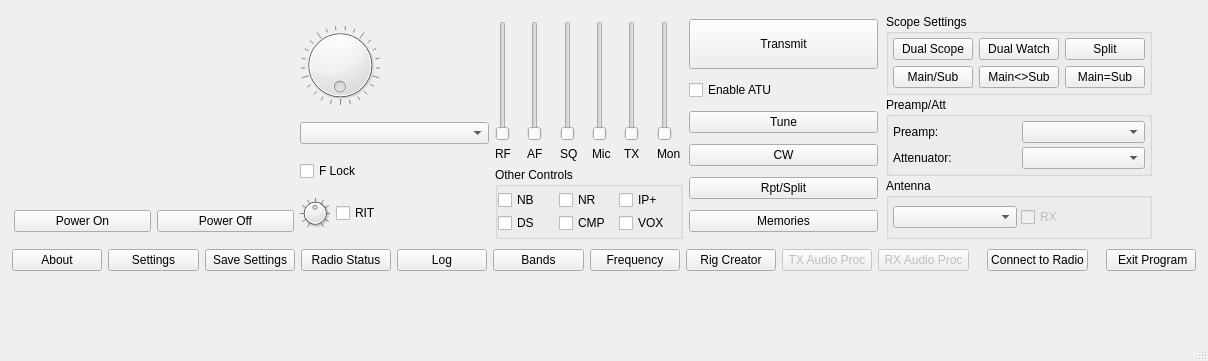
<?xml version="1.0" encoding="UTF-8"?>
<ui version="4.0">
 <class>wfmain</class>
 <widget class="QMainWindow" name="wfmain">
  <property name="geometry">
   <rect>
    <x>0</x>
    <y>0</y>
    <width>1208</width>
    <height>361</height>
   </rect>
  </property>
  <property name="acceptDrops">
   <bool>true</bool>
  </property>
  <property name="windowTitle">
   <string>wfmain</string>
  </property>
  <widget class="QWidget" name="centralWidget">
   <layout class="QVBoxLayout" name="verticalLayout">
    <item>
     <widget class="QFrame" name="mainGroup">
      <property name="sizePolicy">
       <sizepolicy hsizetype="Preferred" vsizetype="Fixed">
        <horstretch>0</horstretch>
        <verstretch>0</verstretch>
       </sizepolicy>
      </property>
      <property name="frameShape">
       <enum>QFrame::NoFrame</enum>
      </property>
      <property name="lineWidth">
       <number>1</number>
      </property>
      <property name="midLineWidth">
       <number>0</number>
      </property>
      <layout class="QVBoxLayout" name="verticalLayout_2">
       <property name="spacing">
        <number>2</number>
       </property>
       <property name="leftMargin">
        <number>3</number>
       </property>
       <property name="topMargin">
        <number>3</number>
       </property>
       <property name="rightMargin">
        <number>3</number>
       </property>
       <property name="bottomMargin">
        <number>3</number>
       </property>
       <item>
        <layout class="QHBoxLayout" name="horizontalLayout_2">
         <item>
          <layout class="QVBoxLayout" name="metersVerticalLayout">
           <property name="leftMargin">
            <number>0</number>
           </property>
           <item>
            <layout class="QVBoxLayout" name="meterLayout">
             <property name="spacing">
              <number>0</number>
             </property>
             <property name="topMargin">
              <number>0</number>
             </property>
             <property name="bottomMargin">
              <number>0</number>
             </property>
             <item>
              <widget class="meter" name="meterSPoWidget" native="true">
               <property name="sizePolicy">
                <sizepolicy hsizetype="Preferred" vsizetype="Fixed">
                 <horstretch>0</horstretch>
                 <verstretch>0</verstretch>
                </sizepolicy>
               </property>
               <property name="minimumSize">
                <size>
                 <width>280</width>
                 <height>30</height>
                </size>
               </property>
               <property name="maximumSize">
                <size>
                 <width>16777215</width>
                 <height>60</height>
                </size>
               </property>
              </widget>
             </item>
             <item>
              <widget class="meter" name="meter2Widget" native="true">
               <property name="sizePolicy">
                <sizepolicy hsizetype="Preferred" vsizetype="Fixed">
                 <horstretch>0</horstretch>
                 <verstretch>0</verstretch>
                </sizepolicy>
               </property>
               <property name="minimumSize">
                <size>
                 <width>280</width>
                 <height>30</height>
                </size>
               </property>
               <property name="maximumSize">
                <size>
                 <width>16777215</width>
                 <height>60</height>
                </size>
               </property>
              </widget>
             </item>
             <item>
              <widget class="meter" name="meter3Widget" native="true">
               <property name="minimumSize">
                <size>
                 <width>0</width>
                 <height>30</height>
                </size>
               </property>
               <property name="maximumSize">
                <size>
                 <width>16777215</width>
                 <height>60</height>
                </size>
               </property>
              </widget>
             </item>
            </layout>
           </item>
           <item>
            <layout class="QHBoxLayout" name="horizontalLayout_27">
             <item>
              <widget class="QPushButton" name="rigPowerOnBtn">
               <property name="focusPolicy">
                <enum>Qt::NoFocus</enum>
               </property>
               <property name="toolTip">
                <string>&lt;html&gt;&lt;head/&gt;&lt;body&gt;&lt;p&gt;Turns the radio on&lt;/p&gt;&lt;/body&gt;&lt;/html&gt;</string>
               </property>
               <property name="text">
                <string>Power On</string>
               </property>
              </widget>
             </item>
             <item>
              <widget class="QPushButton" name="rigPowerOffBtn">
               <property name="focusPolicy">
                <enum>Qt::NoFocus</enum>
               </property>
               <property name="toolTip">
                <string>&lt;html&gt;&lt;head/&gt;&lt;body&gt;&lt;p&gt;Turns the radio off&lt;/p&gt;&lt;/body&gt;&lt;/html&gt;</string>
               </property>
               <property name="text">
                <string>Power Off</string>
               </property>
              </widget>
             </item>
            </layout>
           </item>
          </layout>
         </item>
         <item>
          <layout class="QVBoxLayout" name="tuningLayout">
           <property name="rightMargin">
            <number>0</number>
           </property>
           <item>
            <widget class="QDial" name="freqDial">
             <property name="sizePolicy">
              <sizepolicy hsizetype="Fixed" vsizetype="Fixed">
               <horstretch>0</horstretch>
               <verstretch>0</verstretch>
              </sizepolicy>
             </property>
             <property name="minimumSize">
              <size>
               <width>60</width>
               <height>60</height>
              </size>
             </property>
             <property name="maximumSize">
              <size>
               <width>80</width>
               <height>80</height>
              </size>
             </property>
             <property name="accessibleName">
              <string>Tuning Dial</string>
             </property>
             <property name="minimum">
              <number>3000</number>
             </property>
             <property name="maximum">
              <number>4000</number>
             </property>
             <property name="singleStep">
              <number>10</number>
             </property>
             <property name="pageStep">
              <number>100</number>
             </property>
             <property name="wrapping">
              <bool>true</bool>
             </property>
             <property name="notchesVisible">
              <bool>true</bool>
             </property>
            </widget>
           </item>
           <item>
            <widget class="QComboBox" name="tuningStepCombo">
             <property name="toolTip">
              <string>Tuning Step Selection possibly. Or not...</string>
             </property>
             <property name="accessibleName">
              <string>Tuning Step Selection</string>
             </property>
             <property name="sizeAdjustPolicy">
              <enum>QComboBox::AdjustToContents</enum>
             </property>
            </widget>
           </item>
           <item>
            <widget class="QCheckBox" name="tuneLockChk">
             <property name="accessibleName">
              <string>Frequency Lock</string>
             </property>
             <property name="text">
              <string>F Lock</string>
             </property>
            </widget>
           </item>
           <item>
            <layout class="QHBoxLayout" name="horizontalLayout_25">
             <item>
              <widget class="QDial" name="ritTuneDial">
               <property name="maximumSize">
                <size>
                 <width>30</width>
                 <height>30</height>
                </size>
               </property>
               <property name="accessibleName">
                <string>R I T Dial</string>
               </property>
               <property name="minimum">
                <number>-500</number>
               </property>
               <property name="maximum">
                <number>500</number>
               </property>
               <property name="singleStep">
                <number>10</number>
               </property>
               <property name="pageStep">
                <number>50</number>
               </property>
               <property name="invertedAppearance">
                <bool>false</bool>
               </property>
               <property name="notchTarget">
                <double>10.000000000000000</double>
               </property>
               <property name="notchesVisible">
                <bool>true</bool>
               </property>
              </widget>
             </item>
             <item>
              <widget class="QCheckBox" name="ritEnableChk">
               <property name="accessibleName">
                <string>R I T Enable</string>
               </property>
               <property name="text">
                <string>RIT</string>
               </property>
              </widget>
             </item>
            </layout>
           </item>
          </layout>
         </item>
         <item>
          <layout class="QVBoxLayout" name="controlsLayout">
           <item>
            <spacer name="verticalSpacer">
             <property name="orientation">
              <enum>Qt::Vertical</enum>
             </property>
             <property name="sizeHint" stdset="0">
              <size>
               <width>20</width>
               <height>5</height>
              </size>
             </property>
            </spacer>
           </item>
           <item>
            <layout class="QHBoxLayout" name="levelsHorizontalLayout">
             <property name="spacing">
              <number>6</number>
             </property>
             <property name="sizeConstraint">
              <enum>QLayout::SetDefaultConstraint</enum>
             </property>
             <property name="topMargin">
              <number>0</number>
             </property>
             <item>
              <layout class="QVBoxLayout" name="rfVerticalLayout">
               <property name="spacing">
                <number>6</number>
               </property>
               <property name="sizeConstraint">
                <enum>QLayout::SetDefaultConstraint</enum>
               </property>
               <property name="rightMargin">
                <number>0</number>
               </property>
               <item>
                <widget class="QSlider" name="rfGainSlider">
                 <property name="sizePolicy">
                  <sizepolicy hsizetype="Fixed" vsizetype="Fixed">
                   <horstretch>0</horstretch>
                   <verstretch>0</verstretch>
                  </sizepolicy>
                 </property>
                 <property name="minimumSize">
                  <size>
                   <width>0</width>
                   <height>120</height>
                  </size>
                 </property>
                 <property name="maximumSize">
                  <size>
                   <width>16777215</width>
                   <height>16777215</height>
                  </size>
                 </property>
                 <property name="toolTip">
                  <string>RX RF Gain</string>
                 </property>
                 <property name="accessibleName">
                  <string>RF Gain</string>
                 </property>
                 <property name="accessibleDescription">
                  <string>Receiver RF Gain</string>
                 </property>
                 <property name="maximum">
                  <number>255</number>
                 </property>
                </widget>
               </item>
               <item>
                <widget class="QLabel" name="rfGainLabel">
                 <property name="minimumSize">
                  <size>
                   <width>0</width>
                   <height>0</height>
                  </size>
                 </property>
                 <property name="maximumSize">
                  <size>
                   <width>16777215</width>
                   <height>15</height>
                  </size>
                 </property>
                 <property name="text">
                  <string>RF</string>
                 </property>
                </widget>
               </item>
              </layout>
             </item>
             <item>
              <layout class="QVBoxLayout" name="afVerticalLayout">
               <property name="rightMargin">
                <number>0</number>
               </property>
               <item>
                <widget class="QSlider" name="afGainSlider">
                 <property name="sizePolicy">
                  <sizepolicy hsizetype="Fixed" vsizetype="Fixed">
                   <horstretch>0</horstretch>
                   <verstretch>0</verstretch>
                  </sizepolicy>
                 </property>
                 <property name="minimumSize">
                  <size>
                   <width>0</width>
                   <height>120</height>
                  </size>
                 </property>
                 <property name="maximumSize">
                  <size>
                   <width>16777215</width>
                   <height>16777215</height>
                  </size>
                 </property>
                 <property name="toolTip">
                  <string>RX AF Gain</string>
                 </property>
                 <property name="accessibleName">
                  <string>AF Gain</string>
                 </property>
                 <property name="accessibleDescription">
                  <string>Receive Audio Level. Sets rig volume on USB rigs, and sets PC volume on LAN rigs.</string>
                 </property>
                 <property name="maximum">
                  <number>255</number>
                 </property>
                </widget>
               </item>
               <item>
                <widget class="QLabel" name="afGainLabel">
                 <property name="maximumSize">
                  <size>
                   <width>16777215</width>
                   <height>15</height>
                  </size>
                 </property>
                 <property name="text">
                  <string>AF</string>
                 </property>
                </widget>
               </item>
              </layout>
             </item>
             <item>
              <layout class="QVBoxLayout" name="sqVerticalLayout">
               <property name="leftMargin">
                <number>0</number>
               </property>
               <item>
                <widget class="QSlider" name="sqlSlider">
                 <property name="sizePolicy">
                  <sizepolicy hsizetype="Fixed" vsizetype="Fixed">
                   <horstretch>0</horstretch>
                   <verstretch>0</verstretch>
                  </sizepolicy>
                 </property>
                 <property name="minimumSize">
                  <size>
                   <width>0</width>
                   <height>120</height>
                  </size>
                 </property>
                 <property name="maximumSize">
                  <size>
                   <width>16777215</width>
                   <height>16777215</height>
                  </size>
                 </property>
                 <property name="toolTip">
                  <string>&lt;html&gt;&lt;head/&gt;&lt;body&gt;&lt;p&gt;Squelch&lt;/p&gt;&lt;/body&gt;&lt;/html&gt;</string>
                 </property>
                 <property name="accessibleName">
                  <string>Squelch</string>
                 </property>
                 <property name="accessibleDescription">
                  <string>Squelch control. Top is fully-muted, bottom is wide open.</string>
                 </property>
                 <property name="maximum">
                  <number>255</number>
                 </property>
                </widget>
               </item>
               <item>
                <widget class="QLabel" name="squelchLabel">
                 <property name="maximumSize">
                  <size>
                   <width>16777215</width>
                   <height>15</height>
                  </size>
                 </property>
                 <property name="text">
                  <string>SQ</string>
                 </property>
                </widget>
               </item>
              </layout>
             </item>
             <item>
              <layout class="QVBoxLayout" name="micVerticalLayout">
               <property name="leftMargin">
                <number>0</number>
               </property>
               <item>
                <widget class="QSlider" name="micGainSlider">
                 <property name="sizePolicy">
                  <sizepolicy hsizetype="Fixed" vsizetype="Fixed">
                   <horstretch>0</horstretch>
                   <verstretch>0</verstretch>
                  </sizepolicy>
                 </property>
                 <property name="minimumSize">
                  <size>
                   <width>0</width>
                   <height>120</height>
                  </size>
                 </property>
                 <property name="maximumSize">
                  <size>
                   <width>16777215</width>
                   <height>16777215</height>
                  </size>
                 </property>
                 <property name="toolTip">
                  <string>Mic Gain</string>
                 </property>
                 <property name="accessibleName">
                  <string>Transmit Audio Gain</string>
                 </property>
                 <property name="accessibleDescription">
                  <string>Sets the gain for the transmit audio source, for example mic gain or accessory port gain</string>
                 </property>
                 <property name="maximum">
                  <number>255</number>
                 </property>
                </widget>
               </item>
               <item>
                <widget class="QLabel" name="modSliderLbl">
                 <property name="maximumSize">
                  <size>
                   <width>16777215</width>
                   <height>15</height>
                  </size>
                 </property>
                 <property name="text">
                  <string>Mic</string>
                 </property>
                </widget>
               </item>
              </layout>
             </item>
             <item>
              <layout class="QVBoxLayout" name="txVerticalLayout">
               <property name="rightMargin">
                <number>0</number>
               </property>
               <item>
                <widget class="QSlider" name="txPowerSlider">
                 <property name="sizePolicy">
                  <sizepolicy hsizetype="Fixed" vsizetype="Fixed">
                   <horstretch>0</horstretch>
                   <verstretch>0</verstretch>
                  </sizepolicy>
                 </property>
                 <property name="minimumSize">
                  <size>
                   <width>0</width>
                   <height>120</height>
                  </size>
                 </property>
                 <property name="maximumSize">
                  <size>
                   <width>16777215</width>
                   <height>16777215</height>
                  </size>
                 </property>
                 <property name="toolTip">
                  <string>Transmit Power</string>
                 </property>
                 <property name="accessibleName">
                  <string>Transmit Power</string>
                 </property>
                 <property name="accessibleDescription">
                  <string>Transmit power level</string>
                 </property>
                 <property name="maximum">
                  <number>255</number>
                 </property>
                </widget>
               </item>
               <item>
                <widget class="QLabel" name="txPowerLabel">
                 <property name="maximumSize">
                  <size>
                   <width>16777215</width>
                   <height>15</height>
                  </size>
                 </property>
                 <property name="text">
                  <string>TX</string>
                 </property>
                </widget>
               </item>
              </layout>
             </item>
             <item>
              <layout class="QVBoxLayout" name="monVerticalLayout">
               <item>
                <widget class="QSlider" name="monitorSlider">
                 <property name="sizePolicy">
                  <sizepolicy hsizetype="Fixed" vsizetype="Fixed">
                   <horstretch>0</horstretch>
                   <verstretch>0</verstretch>
                  </sizepolicy>
                 </property>
                 <property name="minimumSize">
                  <size>
                   <width>0</width>
                   <height>120</height>
                  </size>
                 </property>
                 <property name="maximumSize">
                  <size>
                   <width>16777215</width>
                   <height>16777215</height>
                  </size>
                 </property>
                 <property name="toolTip">
                  <string>Set the rado monitor level</string>
                 </property>
                 <property name="accessibleName">
                  <string>Monitor Level</string>
                 </property>
                 <property name="accessibleDescription">
                  <string>Transmit monitor audio level</string>
                 </property>
                 <property name="maximum">
                  <number>255</number>
                 </property>
                </widget>
               </item>
               <item>
                <widget class="ClickableLabel" name="monitorLabel">
                 <property name="maximumSize">
                  <size>
                   <width>16777215</width>
                   <height>15</height>
                  </size>
                 </property>
                 <property name="text">
                  <string>Mon</string>
                 </property>
                </widget>
               </item>
              </layout>
             </item>
            </layout>
           </item>
           <item>
            <widget class="QGroupBox" name="OtherControlsGrp">
             <property name="title">
              <string>Other Controls</string>
             </property>
             <layout class="QVBoxLayout" name="verticalLayout_3">
              <property name="spacing">
               <number>3</number>
              </property>
              <property name="leftMargin">
               <number>0</number>
              </property>
              <property name="topMargin">
               <number>3</number>
              </property>
              <property name="rightMargin">
               <number>0</number>
              </property>
              <property name="bottomMargin">
               <number>3</number>
              </property>
              <item>
               <layout class="QHBoxLayout" name="horizontalLayout_6">
                <property name="spacing">
                 <number>0</number>
                </property>
                <item>
                 <widget class="QCheckBox" name="nbEnableChk">
                  <property name="toolTip">
                   <string>Noise Blanker</string>
                  </property>
                  <property name="accessibleName">
                   <string>Noise Blanker</string>
                  </property>
                  <property name="text">
                   <string>NB</string>
                  </property>
                 </widget>
                </item>
                <item>
                 <widget class="QCheckBox" name="nrEnableChk">
                  <property name="toolTip">
                   <string>Noise Reduction</string>
                  </property>
                  <property name="accessibleName">
                   <string>Noise Reduction</string>
                  </property>
                  <property name="text">
                   <string>NR</string>
                  </property>
                 </widget>
                </item>
                <item>
                 <widget class="QCheckBox" name="ipPlusEnableChk">
                  <property name="toolTip">
                   <string>IP+ Funcion</string>
                  </property>
                  <property name="accessibleName">
                   <string>IP Plus</string>
                  </property>
                  <property name="text">
                   <string>IP+</string>
                  </property>
                 </widget>
                </item>
               </layout>
              </item>
              <item>
               <layout class="QHBoxLayout" name="horizontalLayout">
                <property name="spacing">
                 <number>0</number>
                </property>
                <item>
                 <widget class="QCheckBox" name="digiselEnableChk">
                  <property name="toolTip">
                   <string>Digi-Sel</string>
                  </property>
                  <property name="accessibleName">
                   <string>Digi-Sel</string>
                  </property>
                  <property name="text">
                   <string>DS</string>
                  </property>
                 </widget>
                </item>
                <item>
                 <widget class="QCheckBox" name="compEnableChk">
                  <property name="toolTip">
                   <string>Compressor</string>
                  </property>
                  <property name="accessibleName">
                   <string>Compressor</string>
                  </property>
                  <property name="text">
                   <string>CMP</string>
                  </property>
                 </widget>
                </item>
                <item>
                 <widget class="QCheckBox" name="voxEnableChk">
                  <property name="toolTip">
                   <string>Vox Enable</string>
                  </property>
                  <property name="accessibleName">
                   <string>VOX, Voice Operated Transmit</string>
                  </property>
                  <property name="text">
                   <string>VOX</string>
                  </property>
                 </widget>
                </item>
               </layout>
              </item>
             </layout>
            </widget>
           </item>
          </layout>
         </item>
         <item>
          <layout class="QVBoxLayout" name="buttonsVerticalLayout">
           <property name="leftMargin">
            <number>0</number>
           </property>
           <property name="topMargin">
            <number>0</number>
           </property>
           <item>
            <widget class="QPushButton" name="transmitBtn">
             <property name="minimumSize">
              <size>
               <width>0</width>
               <height>50</height>
              </size>
             </property>
             <property name="focusPolicy">
              <enum>Qt::NoFocus</enum>
             </property>
             <property name="toolTip">
              <string>Transmit and Receive button</string>
             </property>
             <property name="text">
              <string>Transmit</string>
             </property>
            </widget>
           </item>
           <item>
            <widget class="QCheckBox" name="tuneEnableChk">
             <property name="toolTip">
              <string>Enable the Automatic Antenna Tuner</string>
             </property>
             <property name="accessibleName">
              <string>Enable ATU</string>
             </property>
             <property name="accessibleDescription">
              <string>Enable or disable the automatic antenna tuner</string>
             </property>
             <property name="text">
              <string>Enable ATU</string>
             </property>
            </widget>
           </item>
           <item>
            <widget class="QPushButton" name="tuneNowBtn">
             <property name="focusPolicy">
              <enum>Qt::NoFocus</enum>
             </property>
             <property name="toolTip">
              <string>Start the automatic antenna tuner cycle</string>
             </property>
             <property name="text">
              <string>Tune</string>
             </property>
            </widget>
           </item>
           <item>
            <widget class="QPushButton" name="cwButton">
             <property name="focusPolicy">
              <enum>Qt::NoFocus</enum>
             </property>
             <property name="toolTip">
              <string>Press to bring up the CW Sender</string>
             </property>
             <property name="text">
              <string>CW</string>
             </property>
            </widget>
           </item>
           <item>
            <widget class="QPushButton" name="rptSetupBtn">
             <property name="focusPolicy">
              <enum>Qt::NoFocus</enum>
             </property>
             <property name="toolTip">
              <string>Show the repeater tone and offset window</string>
             </property>
             <property name="text">
              <string>Rpt/Split</string>
             </property>
            </widget>
           </item>
           <item>
            <widget class="QPushButton" name="memoriesBtn">
             <property name="focusPolicy">
              <enum>Qt::NoFocus</enum>
             </property>
             <property name="text">
              <string>Memories</string>
             </property>
            </widget>
           </item>
          </layout>
         </item>
         <item>
          <layout class="QVBoxLayout" name="rightControlsLayout">
           <property name="spacing">
            <number>2</number>
           </property>
           <property name="leftMargin">
            <number>2</number>
           </property>
           <property name="topMargin">
            <number>0</number>
           </property>
           <property name="rightMargin">
            <number>2</number>
           </property>
           <property name="bottomMargin">
            <number>0</number>
           </property>
           <item>
            <widget class="QGroupBox" name="scopeSettingsGroup">
             <property name="title">
              <string>Scope Settings</string>
             </property>
             <layout class="QHBoxLayout" name="horizontalLayout_4">
              <property name="spacing">
               <number>3</number>
              </property>
              <property name="leftMargin">
               <number>4</number>
              </property>
              <property name="topMargin">
               <number>4</number>
              </property>
              <property name="rightMargin">
               <number>4</number>
              </property>
              <property name="bottomMargin">
               <number>4</number>
              </property>
              <item>
               <layout class="QHBoxLayout" name="horizontalLayout_3">
                <property name="spacing">
                 <number>3</number>
                </property>
                <item>
                 <layout class="QGridLayout" name="gridLayout">
                  <item row="2" column="1">
                   <widget class="QPushButton" name="dualWatchBtn">
                    <property name="focusPolicy">
                     <enum>Qt::NoFocus</enum>
                    </property>
                    <property name="text">
                     <string>Dual Watch</string>
                    </property>
                    <property name="checkable">
                     <bool>true</bool>
                    </property>
                   </widget>
                  </item>
                  <item row="2" column="0">
                   <widget class="QPushButton" name="scopeDualBtn">
                    <property name="sizePolicy">
                     <sizepolicy hsizetype="Minimum" vsizetype="Fixed">
                      <horstretch>0</horstretch>
                      <verstretch>0</verstretch>
                     </sizepolicy>
                    </property>
                    <property name="maximumSize">
                     <size>
                      <width>16777215</width>
                      <height>16777215</height>
                     </size>
                    </property>
                    <property name="focusPolicy">
                     <enum>Qt::NoFocus</enum>
                    </property>
                    <property name="text">
                     <string>Dual Scope</string>
                    </property>
                    <property name="checkable">
                     <bool>true</bool>
                    </property>
                   </widget>
                  </item>
                  <item row="6" column="0">
                   <widget class="QPushButton" name="scopeMainSubBtn">
                    <property name="maximumSize">
                     <size>
                      <width>16777215</width>
                      <height>16777215</height>
                     </size>
                    </property>
                    <property name="focusPolicy">
                     <enum>Qt::NoFocus</enum>
                    </property>
                    <property name="text">
                     <string>Main/Sub</string>
                    </property>
                    <property name="checkable">
                     <bool>false</bool>
                    </property>
                   </widget>
                  </item>
                  <item row="2" column="2">
                   <widget class="QPushButton" name="splitBtn">
                    <property name="focusPolicy">
                     <enum>Qt::NoFocus</enum>
                    </property>
                    <property name="text">
                     <string>Split</string>
                    </property>
                    <property name="checkable">
                     <bool>true</bool>
                    </property>
                   </widget>
                  </item>
                  <item row="6" column="1">
                   <widget class="QPushButton" name="swapMainSubBtn">
                    <property name="focusPolicy">
                     <enum>Qt::NoFocus</enum>
                    </property>
                    <property name="text">
                     <string>Main&lt;&gt;Sub</string>
                    </property>
                   </widget>
                  </item>
                  <item row="6" column="2">
                   <widget class="QPushButton" name="mainEqualsSubBtn">
                    <property name="focusPolicy">
                     <enum>Qt::NoFocus</enum>
                    </property>
                    <property name="text">
                     <string>Main=Sub</string>
                    </property>
                   </widget>
                  </item>
                 </layout>
                </item>
               </layout>
              </item>
             </layout>
            </widget>
           </item>
           <item>
            <widget class="QGroupBox" name="preampAttGroup">
             <property name="title">
              <string>Preamp/Att</string>
             </property>
             <layout class="QVBoxLayout" name="preAttLayout">
              <property name="spacing">
               <number>4</number>
              </property>
              <property name="leftMargin">
               <number>4</number>
              </property>
              <property name="topMargin">
               <number>4</number>
              </property>
              <property name="rightMargin">
               <number>4</number>
              </property>
              <property name="bottomMargin">
               <number>4</number>
              </property>
              <item>
               <layout class="QHBoxLayout" name="horizontalLayout_23">
                <item>
                 <widget class="QLabel" name="preAmpLabel">
                  <property name="text">
                   <string>Preamp:</string>
                  </property>
                 </widget>
                </item>
                <item>
                 <widget class="QComboBox" name="preampSelCombo">
                  <property name="accessibleName">
                   <string>Preamp selector</string>
                  </property>
                  <property name="sizeAdjustPolicy">
                   <enum>QComboBox::AdjustToContents</enum>
                  </property>
                 </widget>
                </item>
               </layout>
              </item>
              <item>
               <layout class="QHBoxLayout" name="horizontalLayout_19">
                <property name="topMargin">
                 <number>0</number>
                </property>
                <property name="bottomMargin">
                 <number>0</number>
                </property>
                <item>
                 <widget class="QLabel" name="attenuatorLabel">
                  <property name="text">
                   <string>Attenuator:</string>
                  </property>
                 </widget>
                </item>
                <item>
                 <widget class="QComboBox" name="attSelCombo">
                  <property name="accessibleName">
                   <string>Attenuator selector</string>
                  </property>
                  <property name="sizeAdjustPolicy">
                   <enum>QComboBox::AdjustToContents</enum>
                  </property>
                 </widget>
                </item>
               </layout>
              </item>
             </layout>
            </widget>
           </item>
           <item>
            <widget class="QGroupBox" name="antennaGroup">
             <property name="title">
              <string>Antenna</string>
             </property>
             <layout class="QHBoxLayout" name="horizontalLayout_5">
              <property name="spacing">
               <number>4</number>
              </property>
              <property name="leftMargin">
               <number>4</number>
              </property>
              <property name="topMargin">
               <number>8</number>
              </property>
              <property name="rightMargin">
               <number>4</number>
              </property>
              <property name="bottomMargin">
               <number>8</number>
              </property>
              <item>
               <widget class="QComboBox" name="antennaSelCombo">
                <property name="accessibleName">
                 <string>Antenna port selector</string>
                </property>
                <property name="sizeAdjustPolicy">
                 <enum>QComboBox::AdjustToContents</enum>
                </property>
               </widget>
              </item>
              <item>
               <widget class="QCheckBox" name="rxAntennaCheck">
                <property name="enabled">
                 <bool>false</bool>
                </property>
                <property name="accessibleName">
                 <string>Receive Antenna</string>
                </property>
                <property name="text">
                 <string>RX</string>
                </property>
               </widget>
              </item>
             </layout>
            </widget>
           </item>
          </layout>
         </item>
         <item>
          <spacer name="horizontalSpacer_3">
           <property name="orientation">
            <enum>Qt::Vertical</enum>
           </property>
           <property name="sizeHint" stdset="0">
            <size>
             <width>40</width>
             <height>20</height>
            </size>
           </property>
          </spacer>
         </item>
        </layout>
       </item>
      </layout>
     </widget>
    </item>
    <item>
     <widget class="QFrame" name="lowerButtonsFrame">
      <property name="sizePolicy">
       <sizepolicy hsizetype="Expanding" vsizetype="Fixed">
        <horstretch>0</horstretch>
        <verstretch>0</verstretch>
       </sizepolicy>
      </property>
      <layout class="QHBoxLayout" name="horizontalLayout_16">
       <property name="sizeConstraint">
        <enum>QLayout::SetDefaultConstraint</enum>
       </property>
       <property name="leftMargin">
        <number>1</number>
       </property>
       <property name="topMargin">
        <number>1</number>
       </property>
       <property name="rightMargin">
        <number>1</number>
       </property>
       <property name="bottomMargin">
        <number>1</number>
       </property>
       <item>
        <widget class="QPushButton" name="aboutBtn">
         <property name="focusPolicy">
          <enum>Qt::NoFocus</enum>
         </property>
         <property name="text">
          <string>About</string>
         </property>
        </widget>
       </item>
       <item>
        <widget class="QPushButton" name="showSettingsBtn">
         <property name="focusPolicy">
          <enum>Qt::NoFocus</enum>
         </property>
         <property name="text">
          <string>Settings</string>
         </property>
        </widget>
       </item>
       <item>
        <widget class="QPushButton" name="saveSettingsBtn">
         <property name="focusPolicy">
          <enum>Qt::NoFocus</enum>
         </property>
         <property name="text">
          <string>Save Settings</string>
         </property>
        </widget>
       </item>
       <item>
        <widget class="QPushButton" name="radioStatusBtn">
         <property name="focusPolicy">
          <enum>Qt::NoFocus</enum>
         </property>
         <property name="text">
          <string>Radio Status</string>
         </property>
        </widget>
       </item>
       <item>
        <widget class="QPushButton" name="showLogBtn">
         <property name="focusPolicy">
          <enum>Qt::NoFocus</enum>
         </property>
         <property name="text">
          <string>Log</string>
         </property>
        </widget>
       </item>
       <item>
        <widget class="QPushButton" name="showBandsBtn">
         <property name="focusPolicy">
          <enum>Qt::NoFocus</enum>
         </property>
         <property name="text">
          <string>Bands</string>
         </property>
        </widget>
       </item>
       <item>
        <widget class="QPushButton" name="showFreqBtn">
         <property name="focusPolicy">
          <enum>Qt::NoFocus</enum>
         </property>
         <property name="text">
          <string>Frequency</string>
         </property>
        </widget>
       </item>
       <item>
        <widget class="QPushButton" name="rigCreatorBtn">
         <property name="focusPolicy">
          <enum>Qt::NoFocus</enum>
         </property>
         <property name="text">
          <string>Rig Creator</string>
         </property>
        </widget>
       </item>
       <item>
        <widget class="QPushButton" name="TXaudioProcBtn">
         <property name="enabled">
          <bool>false</bool>
         </property>
         <property name="focusPolicy">
          <enum>Qt::NoFocus</enum>
         </property>
         <property name="text">
          <string>TX Audio Proc</string>
         </property>
        </widget>
       </item>
       <item>
        <widget class="QPushButton" name="RXaudioProcBtn">
         <property name="enabled">
          <bool>false</bool>
         </property>
         <property name="focusPolicy">
          <enum>Qt::NoFocus</enum>
         </property>
         <property name="text">
          <string>RX Audio Proc</string>
         </property>
        </widget>
       </item>
       <item>
        <spacer name="horizontalSpacer_32">
         <property name="orientation">
          <enum>Qt::Vertical</enum>
         </property>
         <property name="sizeHint" stdset="0">
          <size>
           <width>12</width>
           <height>20</height>
          </size>
         </property>
        </spacer>
       </item>
       <item>
        <widget class="QPushButton" name="connectBtn">
         <property name="focusPolicy">
          <enum>Qt::NoFocus</enum>
         </property>
         <property name="text">
          <string>Connect to Radio</string>
         </property>
        </widget>
       </item>
       <item>
        <spacer name="horizontalSpacer_9">
         <property name="orientation">
          <enum>Qt::Vertical</enum>
         </property>
         <property name="sizeHint" stdset="0">
          <size>
           <width>12</width>
           <height>20</height>
          </size>
         </property>
        </spacer>
       </item>
       <item>
        <widget class="QPushButton" name="exitBtn">
         <property name="font">
          <font>
           <weight>50</weight>
           <bold>false</bold>
          </font>
         </property>
         <property name="focusPolicy">
          <enum>Qt::NoFocus</enum>
         </property>
         <property name="text">
          <string> Exit Program</string>
         </property>
        </widget>
       </item>
      </layout>
     </widget>
    </item>
    <item>
     <widget class="QFrame" name="scopeVFOGroup">
      <property name="sizePolicy">
       <sizepolicy hsizetype="Preferred" vsizetype="Preferred">
        <horstretch>0</horstretch>
        <verstretch>0</verstretch>
       </sizepolicy>
      </property>
      <property name="frameShape">
       <enum>QFrame::NoFrame</enum>
      </property>
      <layout class="QVBoxLayout" name="scopeVFOLayout">
       <property name="spacing">
        <number>0</number>
       </property>
       <property name="leftMargin">
        <number>0</number>
       </property>
       <property name="topMargin">
        <number>0</number>
       </property>
       <property name="rightMargin">
        <number>0</number>
       </property>
       <property name="bottomMargin">
        <number>0</number>
       </property>
       <item>
        <layout class="QVBoxLayout" name="vfoLayout">
         <property name="spacing">
          <number>0</number>
         </property>
         <property name="leftMargin">
          <number>0</number>
         </property>
         <property name="topMargin">
          <number>0</number>
         </property>
         <property name="rightMargin">
          <number>0</number>
         </property>
         <property name="bottomMargin">
          <number>0</number>
         </property>
        </layout>
       </item>
      </layout>
     </widget>
    </item>
   </layout>
  </widget>
  <widget class="QStatusBar" name="statusBar"/>
 </widget>
 <layoutdefault spacing="6" margin="11"/>
 <customwidgets>
  <customwidget>
   <class>meter</class>
   <extends>QWidget</extends>
   <header>meter.h</header>
   <container>1</container>
  </customwidget>
  <customwidget>
   <class>ClickableLabel</class>
   <extends>QLabel</extends>
   <header>clickablelabel.h</header>
  </customwidget>
 </customwidgets>
 <resources/>
 <connections/>
</ui>
